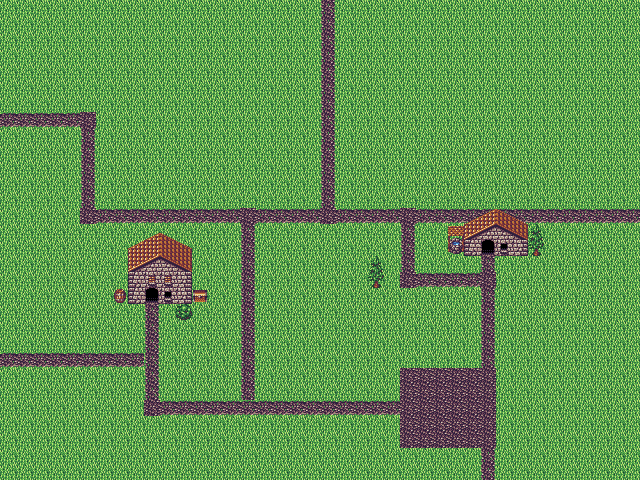

Below is a game level as drawn by its tile map, then a one-line description and the .tmx file that defines it, in full:
An orthogonal 40x30 tile map with 16x16 px tiles, 2 tile layers (backgroundLayer, borderLayer).

<map version="1.0" orientation="orthogonal" renderorder="right-down" width="40" height="30" tilewidth="16" tileheight="16" nextobjectid="1">
 <tileset firstgid="1" name="town_tiles" tilewidth="16" tileheight="16" tilecount="30" columns="10">
  <image source="../spritesheets/town_tiles.png" width="160" height="48" />
 </tileset>
 <layer name="backgroundLayer" width="40" height="30">
  <data encoding="csv">
12,12,12,12,12,12,12,12,12,12,12,12,12,12,12,12,12,12,12,12,10,12,12,12,12,12,12,12,12,12,12,12,12,12,12,12,12,12,12,12,
12,12,12,12,12,12,12,12,12,12,12,12,12,12,12,12,12,12,12,12,10,12,12,12,12,12,12,12,12,12,12,12,12,12,12,12,12,12,12,12,
12,12,12,12,12,12,12,12,12,12,12,12,12,12,12,12,12,12,12,12,10,12,12,12,12,12,12,12,12,12,12,12,12,12,12,12,12,12,12,12,
12,12,12,12,12,12,12,12,12,12,12,12,12,12,12,12,12,12,12,12,10,12,12,12,12,12,12,12,12,12,12,12,12,12,12,12,12,12,12,12,
12,12,12,12,12,12,12,12,12,12,12,12,12,12,12,12,12,12,12,12,10,12,12,12,12,12,12,12,12,12,12,12,12,12,12,12,12,12,12,12,
12,12,12,12,12,12,12,12,12,12,12,12,12,12,12,12,12,12,12,12,10,12,12,12,12,12,12,12,12,12,12,12,12,12,12,12,12,12,12,12,
12,12,12,12,12,12,12,12,12,12,12,12,12,12,12,12,12,12,12,12,10,12,12,12,12,12,12,12,12,12,12,12,12,12,12,12,12,12,12,12,
12,12,12,12,12,12,12,12,12,12,12,12,12,12,12,12,12,12,12,12,10,12,12,12,12,12,12,12,12,12,12,12,12,12,12,12,12,12,12,12,
12,12,12,12,12,12,12,12,12,12,12,12,12,12,12,12,12,12,12,12,10,12,12,12,12,12,12,12,12,12,12,12,12,12,12,12,12,12,12,12,
12,12,12,12,12,12,12,12,12,12,12,12,12,12,12,12,12,12,12,12,10,12,12,12,12,12,12,12,12,12,12,12,12,12,12,12,12,12,12,12,
12,12,12,12,12,12,12,12,12,12,12,12,12,12,12,12,12,12,12,12,10,12,12,12,12,12,12,12,12,12,12,12,12,12,12,12,12,12,12,12,
12,12,12,12,12,12,12,12,12,12,12,12,12,12,12,12,12,12,12,12,10,12,12,12,12,12,12,12,12,12,12,12,12,12,12,12,12,12,12,12,
12,12,12,12,12,12,12,12,12,12,12,12,12,12,12,12,12,12,12,12,10,12,12,12,12,12,12,12,12,12,12,12,12,12,12,12,12,12,12,12,
12,12,12,12,12,12,12,12,12,12,12,12,12,12,12,12,12,12,12,12,8,9,9,9,9,8,9,9,9,9,9,9,9,9,9,9,9,9,9,9,
12,12,12,12,12,12,12,12,12,12,12,12,12,12,12,10,12,12,12,12,12,12,12,12,12,10,12,12,12,12,12,12,12,12,12,12,12,12,12,12,
12,12,12,12,12,12,12,12,12,12,12,12,12,12,12,10,12,12,12,12,12,12,12,12,12,10,12,12,12,12,12,12,12,12,12,12,12,12,12,12,
12,12,12,12,12,12,12,12,12,12,12,12,12,12,12,10,12,12,12,12,12,12,12,12,12,10,12,12,12,12,10,12,12,12,12,12,12,12,12,12,
12,12,12,12,12,12,12,12,12,12,12,12,12,12,12,10,12,12,12,12,12,12,12,12,12,8,9,9,9,9,8,12,12,12,12,12,12,12,12,12,
12,12,12,12,12,12,12,12,12,12,12,12,12,12,12,10,12,12,12,12,12,12,12,12,12,12,12,12,12,12,10,12,12,12,12,12,12,12,12,12,
12,12,12,12,12,12,12,12,12,10,12,12,12,12,12,10,12,12,12,12,12,12,12,12,12,12,12,12,12,12,10,12,12,12,12,12,12,12,12,12,
12,12,12,12,12,12,12,12,12,10,12,12,12,12,12,10,12,12,12,12,12,12,12,12,12,12,12,12,12,12,10,12,12,12,12,12,12,12,12,12,
12,12,12,12,12,12,12,12,12,10,12,12,12,12,12,10,12,12,12,12,12,12,12,12,12,12,12,12,12,12,10,12,12,12,12,12,12,12,12,12,
12,12,12,12,12,12,12,12,12,10,12,12,12,12,12,10,12,12,12,12,12,12,12,12,12,12,12,12,12,12,10,12,12,12,12,12,12,12,12,12,
12,12,12,12,12,12,12,12,12,10,12,12,12,12,12,10,12,12,12,12,12,12,12,12,12,8,8,8,8,8,8,12,12,12,12,12,12,12,12,12,
12,12,12,12,12,12,12,12,12,10,12,12,12,12,12,10,12,12,12,12,12,12,12,12,12,8,8,8,8,8,8,12,12,12,12,12,12,12,12,12,
12,12,12,12,12,12,12,12,12,8,9,9,9,9,9,9,9,9,9,9,9,9,9,9,9,8,8,8,8,8,8,12,12,12,12,12,12,12,12,12,
12,12,12,12,12,12,12,12,12,12,12,12,12,12,12,12,12,12,12,12,12,12,12,12,12,8,8,8,8,8,8,12,12,12,12,12,12,12,12,12,
12,12,12,12,12,12,12,12,12,12,12,12,12,12,12,12,12,12,12,12,12,12,12,12,12,8,8,8,8,8,8,12,12,12,12,12,12,12,12,12,
12,12,12,12,12,12,12,12,12,12,12,12,12,12,12,12,12,12,12,12,12,12,12,12,12,12,12,12,12,12,10,12,12,12,12,12,12,12,12,12,
12,12,12,12,12,12,12,12,12,12,12,12,12,12,12,12,12,12,12,12,12,12,12,12,12,12,12,12,12,12,10,12,12,12,12,12,12,12,12,12
</data>
 </layer>
 <layer name="borderLayer" width="40" height="30">
  <data encoding="csv">
0,0,0,0,0,0,0,0,0,0,0,0,0,0,0,0,0,0,0,0,0,0,0,0,0,0,0,0,0,0,0,0,0,0,0,0,0,0,0,0,
0,0,0,0,0,0,0,0,0,0,0,0,0,0,0,0,0,0,0,0,0,0,0,0,0,0,0,0,0,0,0,0,0,0,0,0,0,0,0,0,
0,0,0,0,0,0,0,0,0,0,0,0,0,0,0,0,0,0,0,0,0,0,0,0,0,0,0,0,0,0,0,0,0,0,0,0,0,0,0,0,
0,0,0,0,0,0,0,0,0,0,0,0,0,0,0,0,0,0,0,0,0,0,0,0,0,0,0,0,0,0,0,0,0,0,0,0,0,0,0,0,
0,0,0,0,0,0,0,0,0,0,0,0,0,0,0,0,0,0,0,0,0,0,0,0,0,0,0,0,0,0,0,0,0,0,0,0,0,0,0,0,
0,0,0,0,0,0,0,0,0,0,0,0,0,0,0,0,0,0,0,0,0,0,0,0,0,0,0,0,0,0,0,0,0,0,0,0,0,0,0,0,
0,0,0,0,0,0,0,0,0,0,0,0,0,0,0,0,0,0,0,0,0,0,0,0,0,0,0,0,0,0,0,0,0,0,0,0,0,0,0,0,
9,9,9,9,9,8,0,0,0,0,0,0,0,0,0,0,0,0,0,0,0,0,0,0,0,0,0,0,0,0,0,0,0,0,0,0,0,0,0,0,
0,0,0,0,0,10,0,0,0,0,0,0,0,0,0,0,0,0,0,0,0,0,0,0,0,0,0,0,0,0,0,0,0,0,0,0,0,0,0,0,
0,0,0,0,0,10,0,0,0,0,0,0,0,0,0,0,0,0,0,0,0,0,0,0,0,0,0,0,0,0,0,0,0,0,0,0,0,0,0,0,
0,0,0,0,0,10,0,0,0,0,0,0,0,0,0,0,0,0,0,0,0,0,0,0,0,0,0,0,0,0,0,0,0,0,0,0,0,0,0,0,
0,0,0,0,0,10,0,0,0,0,0,0,0,0,0,0,0,0,0,0,0,0,0,0,0,0,0,0,0,0,0,0,0,0,0,0,0,0,0,0,
0,0,0,0,0,10,0,0,0,0,0,0,0,0,0,0,0,0,0,0,0,0,0,0,0,0,0,0,0,0,0,0,0,0,0,0,0,0,0,0,
0,0,0,0,0,8,9,9,9,9,9,9,9,9,9,8,9,9,9,9,0,0,0,0,0,0,0,0,0,21,22,29,30,0,0,0,0,0,0,0,
0,0,0,0,0,0,0,0,0,21,30,0,0,0,0,0,0,0,0,0,0,0,0,0,0,0,0,0,15,24,25,26,27,17,0,0,0,0,0,0,
0,0,0,0,0,0,0,0,22,23,28,29,0,0,0,0,0,0,0,0,0,0,0,0,0,0,0,0,16,6,2,4,7,18,0,0,0,0,0,0,
0,0,0,0,0,0,0,0,24,25,26,27,0,0,0,0,0,0,0,0,0,0,0,17,0,0,0,0,0,0,0,0,0,0,0,0,0,0,0,0,
0,0,0,0,0,0,0,0,6,5,5,7,0,0,0,0,0,0,0,0,0,0,0,18,0,0,0,0,0,0,0,0,0,0,0,0,0,0,0,0,
0,0,0,0,0,0,0,13,6,2,4,7,14,0,0,0,0,0,0,0,0,0,0,0,0,0,0,0,0,0,0,0,0,0,0,0,0,0,0,0,
0,0,0,0,0,0,0,0,0,0,0,19,0,0,0,0,0,0,0,0,0,0,0,0,0,0,0,0,0,0,0,0,0,0,0,0,0,0,0,0,
0,0,0,0,0,0,0,0,0,0,0,0,0,0,0,0,0,0,0,0,0,0,0,0,0,0,0,0,0,0,0,0,0,0,0,0,0,0,0,0,
0,0,0,0,0,0,0,0,0,0,0,0,0,0,0,0,0,0,0,0,0,0,0,0,0,0,0,0,0,0,0,0,0,0,0,0,0,0,0,0,
9,9,9,9,9,9,9,9,9,0,0,0,0,0,0,0,0,0,0,0,0,0,0,0,0,0,0,0,0,0,0,0,0,0,0,0,0,0,0,0,
0,0,0,0,0,0,0,0,0,0,0,0,0,0,0,0,0,0,0,0,0,0,0,0,0,0,0,0,0,0,0,0,0,0,0,0,0,0,0,0,
0,0,0,0,0,0,0,0,0,0,0,0,0,0,0,0,0,0,0,0,0,0,0,0,0,0,0,0,0,0,0,0,0,0,0,0,0,0,0,0,
0,0,0,0,0,0,0,0,0,0,0,0,0,0,0,0,0,0,0,0,0,0,0,0,0,0,0,0,0,0,0,0,0,0,0,0,0,0,0,0,
0,0,0,0,0,0,0,0,0,0,0,0,0,0,0,0,0,0,0,0,0,0,0,0,0,0,0,0,0,0,0,0,0,0,0,0,0,0,0,0,
0,0,0,0,0,0,0,0,0,0,0,0,0,0,0,0,0,0,0,0,0,0,0,0,0,0,0,0,0,0,0,0,0,0,0,0,0,0,0,0,
0,0,0,0,0,0,0,0,0,0,0,0,0,0,0,0,0,0,0,0,0,0,0,0,0,0,0,0,0,0,0,0,0,0,0,0,0,0,0,0,
0,0,0,0,0,0,0,0,0,0,0,0,0,0,0,0,0,0,0,0,0,0,0,0,0,0,0,0,0,0,0,0,0,0,0,0,0,0,0,0
</data>
 </layer>
</map>